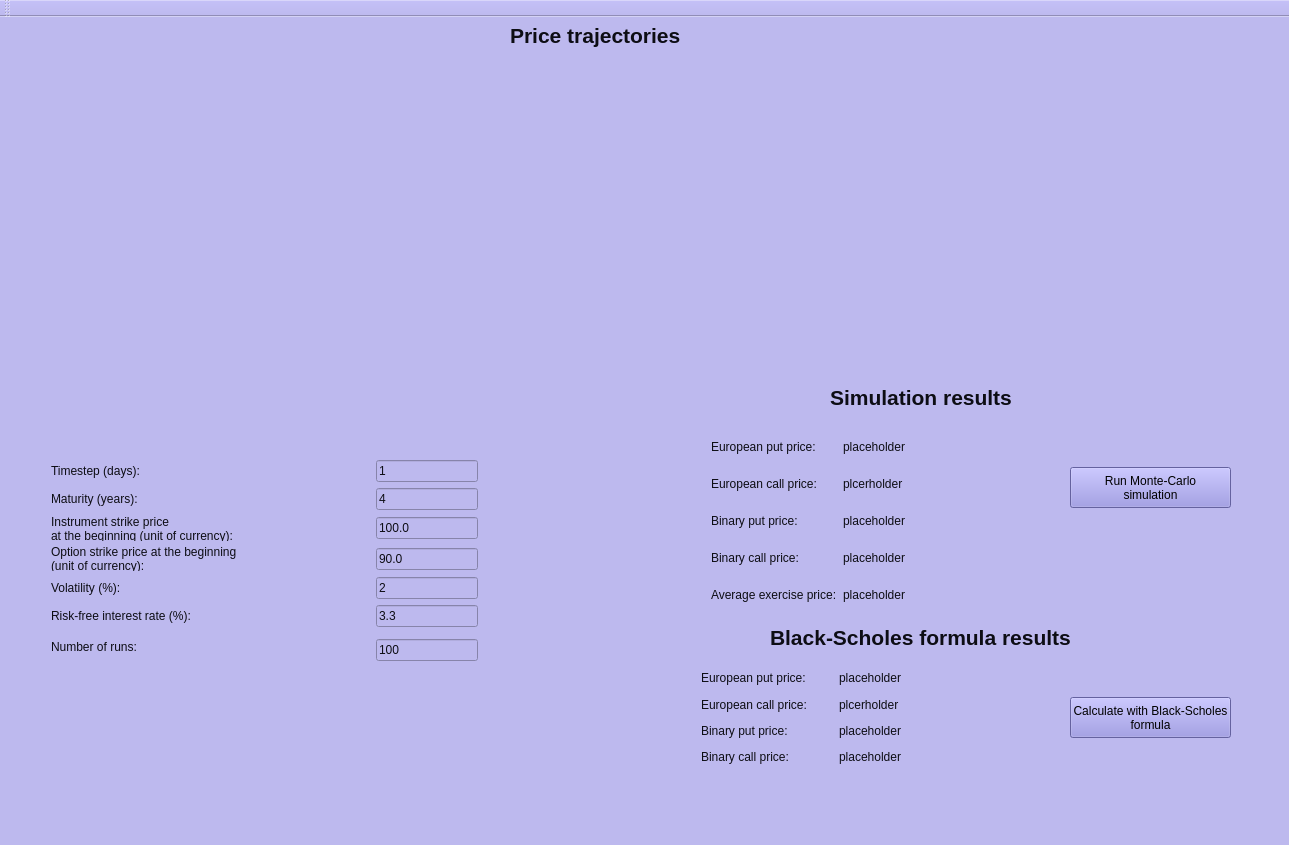
<?xml version="1.0" encoding="UTF-8"?>
<ui version="4.0">
 <class>UserInterface</class>
 <widget class="QMainWindow" name="UserInterface">
  <property name="geometry">
   <rect>
    <x>0</x>
    <y>0</y>
    <width>1289</width>
    <height>845</height>
   </rect>
  </property>
  <property name="sizePolicy">
   <sizepolicy hsizetype="Fixed" vsizetype="Fixed">
    <horstretch>0</horstretch>
    <verstretch>0</verstretch>
   </sizepolicy>
  </property>
  <property name="windowTitle">
   <string>Option price simulator</string>
  </property>
  <property name="autoFillBackground">
   <bool>false</bool>
  </property>
  <property name="styleSheet">
   <string notr="true">color: rgb(159, 160, 193);
background-color: rgb(189, 185, 238)</string>
  </property>
  <widget class="QWidget" name="centralWidget">
   <widget class="QCustomPlot" name="plotWidget" native="true">
    <property name="geometry">
     <rect>
      <x>10</x>
      <y>30</y>
      <width>1231</width>
      <height>331</height>
     </rect>
    </property>
   </widget>
   <widget class="QWidget" name="inputparameterstext_2" native="true">
    <property name="geometry">
     <rect>
      <x>690</x>
      <y>370</y>
      <width>461</width>
      <height>21</height>
     </rect>
    </property>
    <property name="font">
     <font>
      <family>Impact</family>
      <pointsize>20</pointsize>
      <weight>75</weight>
      <bold>true</bold>
     </font>
    </property>
    <widget class="QWidget" name="inputparameterstext_3" native="true">
     <property name="geometry">
      <rect>
       <x>0</x>
       <y>0</y>
       <width>551</width>
       <height>21</height>
      </rect>
     </property>
     <property name="font">
      <font>
       <family>Impact</family>
       <pointsize>20</pointsize>
       <weight>75</weight>
       <bold>true</bold>
      </font>
     </property>
     <widget class="QLabel" name="label_12">
      <property name="geometry">
       <rect>
        <x>140</x>
        <y>0</y>
        <width>191</width>
        <height>21</height>
       </rect>
      </property>
      <property name="font">
       <font>
        <family>Tahoma</family>
        <pointsize>16</pointsize>
        <weight>75</weight>
        <bold>true</bold>
       </font>
      </property>
      <property name="styleSheet">
       <string notr="true">color:rgb(13, 13, 20);</string>
      </property>
      <property name="text">
       <string>Simulation results</string>
      </property>
     </widget>
    </widget>
   </widget>
   <widget class="QWidget" name="priceShowWidget" native="true">
    <property name="geometry">
     <rect>
      <x>691</x>
      <y>394</y>
      <width>284</width>
      <height>212</height>
     </rect>
    </property>
    <widget class="QWidget" name="">
     <property name="geometry">
      <rect>
       <x>9</x>
       <y>9</y>
       <width>271</width>
       <height>201</height>
      </rect>
     </property>
     <layout class="QGridLayout" name="gridLayout_3">
      <item row="0" column="0">
       <widget class="QLabel" name="label">
        <property name="styleSheet">
         <string notr="true">color:rgb(13, 13, 20);</string>
        </property>
        <property name="text">
         <string>European put price:</string>
        </property>
       </widget>
      </item>
      <item row="0" column="1">
       <widget class="QLabel" name="label_5">
        <property name="styleSheet">
         <string notr="true">color:rgb(13, 13, 20);</string>
        </property>
        <property name="text">
         <string>placeholder</string>
        </property>
       </widget>
      </item>
      <item row="1" column="0">
       <widget class="QLabel" name="label_2">
        <property name="styleSheet">
         <string notr="true">color:rgb(13, 13, 20);</string>
        </property>
        <property name="text">
         <string>European call price:</string>
        </property>
       </widget>
      </item>
      <item row="1" column="1">
       <widget class="QLabel" name="label_6">
        <property name="styleSheet">
         <string notr="true">color:rgb(13, 13, 20);</string>
        </property>
        <property name="text">
         <string>plcerholder</string>
        </property>
       </widget>
      </item>
      <item row="2" column="0">
       <widget class="QLabel" name="label_3">
        <property name="styleSheet">
         <string notr="true">color:rgb(13, 13, 20);</string>
        </property>
        <property name="text">
         <string>Binary put price:</string>
        </property>
       </widget>
      </item>
      <item row="2" column="1">
       <widget class="QLabel" name="label_7">
        <property name="styleSheet">
         <string notr="true">color:rgb(13, 13, 20);</string>
        </property>
        <property name="text">
         <string>placeholder</string>
        </property>
       </widget>
      </item>
      <item row="3" column="0">
       <widget class="QLabel" name="label_10">
        <property name="styleSheet">
         <string notr="true">color:rgb(13, 13, 20);</string>
        </property>
        <property name="text">
         <string>Binary call price:</string>
        </property>
       </widget>
      </item>
      <item row="3" column="1">
       <widget class="QLabel" name="label_8">
        <property name="styleSheet">
         <string notr="true">color:rgb(13, 13, 20);</string>
        </property>
        <property name="text">
         <string>placeholder</string>
        </property>
       </widget>
      </item>
      <item row="4" column="0">
       <widget class="QLabel" name="label_4">
        <property name="styleSheet">
         <string notr="true">color:rgb(13, 13, 20);</string>
        </property>
        <property name="text">
         <string>Average exercise price:</string>
        </property>
       </widget>
      </item>
      <item row="4" column="1">
       <widget class="QLabel" name="label_9">
        <property name="styleSheet">
         <string notr="true">color:rgb(13, 13, 20);</string>
        </property>
        <property name="text">
         <string>placeholder</string>
        </property>
       </widget>
      </item>
     </layout>
    </widget>
   </widget>
   <widget class="QPushButton" name="pushButton">
    <property name="geometry">
     <rect>
      <x>1070</x>
      <y>450</y>
      <width>161</width>
      <height>41</height>
     </rect>
    </property>
    <property name="styleSheet">
     <string notr="true">color:rgb(0, 0, 0);
background-color:rgb(142, 137, 222)</string>
    </property>
    <property name="text">
     <string>Run Monte-Carlo
simulation</string>
    </property>
   </widget>
   <widget class="QWidget" name="priceShowWidget_2" native="true">
    <property name="geometry">
     <rect>
      <x>1371</x>
      <y>1004</y>
      <width>284</width>
      <height>212</height>
     </rect>
    </property>
    <widget class="QLabel" name="label_13">
     <property name="geometry">
      <rect>
       <x>9</x>
       <y>9</y>
       <width>95</width>
       <height>16</height>
      </rect>
     </property>
     <property name="styleSheet">
      <string notr="true">color:rgb(13, 13, 20);</string>
     </property>
     <property name="text">
      <string>European put price:</string>
     </property>
    </widget>
    <widget class="QLabel" name="label_14">
     <property name="geometry">
      <rect>
       <x>220</x>
       <y>9</y>
       <width>55</width>
       <height>16</height>
      </rect>
     </property>
     <property name="styleSheet">
      <string notr="true">color:rgb(13, 13, 20);</string>
     </property>
     <property name="text">
      <string>placeholder</string>
     </property>
    </widget>
    <widget class="QLabel" name="label_15">
     <property name="geometry">
      <rect>
       <x>9</x>
       <y>49</y>
       <width>94</width>
       <height>16</height>
      </rect>
     </property>
     <property name="styleSheet">
      <string notr="true">color:rgb(13, 13, 20);</string>
     </property>
     <property name="text">
      <string>European call price:</string>
     </property>
    </widget>
    <widget class="QLabel" name="label_16">
     <property name="geometry">
      <rect>
       <x>220</x>
       <y>49</y>
       <width>53</width>
       <height>16</height>
      </rect>
     </property>
     <property name="styleSheet">
      <string notr="true">color:rgb(13, 13, 20);</string>
     </property>
     <property name="text">
      <string>plcerholder</string>
     </property>
    </widget>
    <widget class="QLabel" name="label_17">
     <property name="geometry">
      <rect>
       <x>9</x>
       <y>89</y>
       <width>79</width>
       <height>16</height>
      </rect>
     </property>
     <property name="styleSheet">
      <string notr="true">color:rgb(13, 13, 20);</string>
     </property>
     <property name="text">
      <string>Binary put price:</string>
     </property>
    </widget>
    <widget class="QLabel" name="label_18">
     <property name="geometry">
      <rect>
       <x>220</x>
       <y>89</y>
       <width>55</width>
       <height>16</height>
      </rect>
     </property>
     <property name="styleSheet">
      <string notr="true">color:rgb(13, 13, 20);</string>
     </property>
     <property name="text">
      <string>placeholder</string>
     </property>
    </widget>
    <widget class="QLabel" name="label_19">
     <property name="geometry">
      <rect>
       <x>9</x>
       <y>129</y>
       <width>78</width>
       <height>16</height>
      </rect>
     </property>
     <property name="styleSheet">
      <string notr="true">color:rgb(13, 13, 20);</string>
     </property>
     <property name="text">
      <string>Binary call price:</string>
     </property>
    </widget>
    <widget class="QLabel" name="label_20">
     <property name="geometry">
      <rect>
       <x>220</x>
       <y>129</y>
       <width>55</width>
       <height>16</height>
      </rect>
     </property>
     <property name="styleSheet">
      <string notr="true">color:rgb(13, 13, 20);</string>
     </property>
     <property name="text">
      <string>placeholder</string>
     </property>
    </widget>
    <widget class="QLabel" name="label_26">
     <property name="geometry">
      <rect>
       <x>9</x>
       <y>169</y>
       <width>114</width>
       <height>16</height>
      </rect>
     </property>
     <property name="styleSheet">
      <string notr="true">color:rgb(13, 13, 20);</string>
     </property>
     <property name="text">
      <string>Average exercise price:</string>
     </property>
    </widget>
    <widget class="QLabel" name="label_29">
     <property name="geometry">
      <rect>
       <x>220</x>
       <y>169</y>
       <width>55</width>
       <height>16</height>
      </rect>
     </property>
     <property name="styleSheet">
      <string notr="true">color:rgb(13, 13, 20);</string>
     </property>
     <property name="text">
      <string>placeholder</string>
     </property>
    </widget>
   </widget>
   <widget class="QLabel" name="label_30">
    <property name="geometry">
     <rect>
      <x>770</x>
      <y>610</y>
      <width>321</width>
      <height>21</height>
     </rect>
    </property>
    <property name="font">
     <font>
      <family>Tahoma</family>
      <pointsize>16</pointsize>
      <weight>75</weight>
      <bold>true</bold>
     </font>
    </property>
    <property name="styleSheet">
     <string notr="true">color:rgb(13, 13, 20);</string>
    </property>
    <property name="text">
     <string>Black-Scholes formula results</string>
    </property>
   </widget>
   <widget class="QPushButton" name="pushButton_2">
    <property name="geometry">
     <rect>
      <x>1070</x>
      <y>680</y>
      <width>161</width>
      <height>41</height>
     </rect>
    </property>
    <property name="styleSheet">
     <string notr="true">color:rgb(0, 0, 0);
background-color:rgb(142, 137, 222)</string>
    </property>
    <property name="text">
     <string>Calculate with Black-Scholes
formula</string>
    </property>
   </widget>
   <widget class="QWidget" name="priceShowWidget_3" native="true">
    <property name="geometry">
     <rect>
      <x>690</x>
      <y>640</y>
      <width>291</width>
      <height>121</height>
     </rect>
    </property>
    <layout class="QGridLayout" name="gridLayout_4">
     <item row="0" column="0">
      <widget class="QLabel" name="label_31">
       <property name="styleSheet">
        <string notr="true">color:rgb(13, 13, 20);</string>
       </property>
       <property name="text">
        <string>European put price:</string>
       </property>
      </widget>
     </item>
     <item row="0" column="1">
      <widget class="QLabel" name="label_32">
       <property name="styleSheet">
        <string notr="true">color:rgb(13, 13, 20);</string>
       </property>
       <property name="text">
        <string>placeholder</string>
       </property>
      </widget>
     </item>
     <item row="1" column="0">
      <widget class="QLabel" name="label_33">
       <property name="styleSheet">
        <string notr="true">color:rgb(13, 13, 20);</string>
       </property>
       <property name="text">
        <string>European call price:</string>
       </property>
      </widget>
     </item>
     <item row="1" column="1">
      <widget class="QLabel" name="label_34">
       <property name="styleSheet">
        <string notr="true">color:rgb(13, 13, 20);</string>
       </property>
       <property name="text">
        <string>plcerholder</string>
       </property>
      </widget>
     </item>
     <item row="2" column="0">
      <widget class="QLabel" name="label_35">
       <property name="styleSheet">
        <string notr="true">color:rgb(13, 13, 20);</string>
       </property>
       <property name="text">
        <string>Binary put price:</string>
       </property>
      </widget>
     </item>
     <item row="2" column="1">
      <widget class="QLabel" name="label_36">
       <property name="styleSheet">
        <string notr="true">color:rgb(13, 13, 20);</string>
       </property>
       <property name="text">
        <string>placeholder</string>
       </property>
      </widget>
     </item>
     <item row="3" column="0">
      <widget class="QLabel" name="label_37">
       <property name="styleSheet">
        <string notr="true">color:rgb(13, 13, 20);</string>
       </property>
       <property name="text">
        <string>Binary call price:</string>
       </property>
      </widget>
     </item>
     <item row="3" column="1">
      <widget class="QLabel" name="label_38">
       <property name="styleSheet">
        <string notr="true">color:rgb(13, 13, 20);</string>
       </property>
       <property name="text">
        <string>placeholder</string>
       </property>
      </widget>
     </item>
    </layout>
   </widget>
   <widget class="QWidget" name="inputparameterstext_4" native="true">
    <property name="geometry">
     <rect>
      <x>10</x>
      <y>0</y>
      <width>1231</width>
      <height>31</height>
     </rect>
    </property>
    <property name="font">
     <font>
      <family>Impact</family>
      <pointsize>20</pointsize>
      <weight>75</weight>
      <bold>true</bold>
     </font>
    </property>
    <widget class="QLabel" name="label_39">
     <property name="geometry">
      <rect>
       <x>500</x>
       <y>3</y>
       <width>201</width>
       <height>31</height>
      </rect>
     </property>
     <property name="font">
      <font>
       <family>Tahoma</family>
       <pointsize>16</pointsize>
       <weight>75</weight>
       <bold>true</bold>
      </font>
     </property>
     <property name="styleSheet">
      <string notr="true">color:rgb(13, 13, 20);</string>
     </property>
     <property name="text">
      <string>Price trajectories</string>
     </property>
    </widget>
   </widget>
   <widget class="QWidget" name="">
    <property name="geometry">
     <rect>
      <x>29</x>
      <y>415</y>
      <width>471</width>
      <height>251</height>
     </rect>
    </property>
    <layout class="QGridLayout" name="gridLayout">
     <item row="0" column="0">
      <widget class="QWidget" name="inputparameterstext" native="true">
       <property name="font">
        <font>
         <family>Impact</family>
         <pointsize>20</pointsize>
         <weight>75</weight>
         <bold>true</bold>
        </font>
       </property>
       <widget class="QLabel" name="label_11">
        <property name="geometry">
         <rect>
          <x>140</x>
          <y>0</y>
          <width>191</width>
          <height>21</height>
         </rect>
        </property>
        <property name="font">
         <font>
          <family>Tahoma</family>
          <pointsize>16</pointsize>
          <weight>75</weight>
          <bold>true</bold>
         </font>
        </property>
        <property name="styleSheet">
         <string notr="true">color:rgb(13, 13, 20);</string>
        </property>
        <property name="text">
         <string>Input Parameters</string>
        </property>
       </widget>
      </widget>
     </item>
     <item row="1" column="0">
      <widget class="QWidget" name="inputWidget" native="true">
       <layout class="QGridLayout" name="gridLayout_2">
        <item row="0" column="0">
         <widget class="QLabel" name="label_21">
          <property name="styleSheet">
           <string notr="true">color:rgb(13, 13, 20);</string>
          </property>
          <property name="text">
           <string>Timestep (days):</string>
          </property>
         </widget>
        </item>
        <item row="0" column="1" colspan="4">
         <spacer name="horizontalSpacer_6">
          <property name="orientation">
           <enum>Qt::Horizontal</enum>
          </property>
          <property name="sizeHint" stdset="0">
           <size>
            <width>131</width>
            <height>18</height>
           </size>
          </property>
         </spacer>
        </item>
        <item row="0" column="5">
         <widget class="QLineEdit" name="timeStep">
          <property name="styleSheet">
           <string notr="true">color:rgb(13, 13, 20);</string>
          </property>
          <property name="text">
           <string>1</string>
          </property>
         </widget>
        </item>
        <item row="1" column="0">
         <widget class="QLabel" name="label_22">
          <property name="styleSheet">
           <string notr="true">color:rgb(13, 13, 20);</string>
          </property>
          <property name="text">
           <string>Maturity (years):</string>
          </property>
         </widget>
        </item>
        <item row="1" column="1" colspan="4">
         <spacer name="horizontalSpacer_7">
          <property name="orientation">
           <enum>Qt::Horizontal</enum>
          </property>
          <property name="sizeHint" stdset="0">
           <size>
            <width>131</width>
            <height>18</height>
           </size>
          </property>
         </spacer>
        </item>
        <item row="1" column="5">
         <widget class="QLineEdit" name="maturity">
          <property name="styleSheet">
           <string notr="true">color:rgb(13, 13, 20);</string>
          </property>
          <property name="text">
           <string>4</string>
          </property>
         </widget>
        </item>
        <item row="2" column="0" colspan="4">
         <widget class="QLabel" name="label_23">
          <property name="styleSheet">
           <string notr="true">color:rgb(13, 13, 20);</string>
          </property>
          <property name="text">
           <string>Instrument strike price
at the beginning (unit of currency):</string>
          </property>
          <property name="wordWrap">
           <bool>true</bool>
          </property>
         </widget>
        </item>
        <item row="2" column="4">
         <spacer name="horizontalSpacer_8">
          <property name="orientation">
           <enum>Qt::Horizontal</enum>
          </property>
          <property name="sizeHint" stdset="0">
           <size>
            <width>70</width>
            <height>18</height>
           </size>
          </property>
         </spacer>
        </item>
        <item row="3" column="0" colspan="4">
         <widget class="QLabel" name="label_25">
          <property name="styleSheet">
           <string notr="true">color:rgb(13, 13, 20);</string>
          </property>
          <property name="text">
           <string>Option strike price at the beginning (unit of currency):</string>
          </property>
          <property name="wordWrap">
           <bool>true</bool>
          </property>
         </widget>
        </item>
        <item row="3" column="4">
         <spacer name="horizontalSpacer_9">
          <property name="orientation">
           <enum>Qt::Horizontal</enum>
          </property>
          <property name="sizeHint" stdset="0">
           <size>
            <width>70</width>
            <height>13</height>
           </size>
          </property>
         </spacer>
        </item>
        <item row="3" column="5">
         <widget class="QLineEdit" name="K">
          <property name="styleSheet">
           <string notr="true">color:rgb(13, 13, 20);</string>
          </property>
          <property name="text">
           <string>90.0</string>
          </property>
         </widget>
        </item>
        <item row="4" column="0">
         <widget class="QLabel" name="label_24">
          <property name="styleSheet">
           <string notr="true">color:rgb(13, 13, 20);</string>
          </property>
          <property name="text">
           <string>Volatility (%):</string>
          </property>
         </widget>
        </item>
        <item row="4" column="1" colspan="4">
         <spacer name="horizontalSpacer_10">
          <property name="orientation">
           <enum>Qt::Horizontal</enum>
          </property>
          <property name="sizeHint" stdset="0">
           <size>
            <width>131</width>
            <height>18</height>
           </size>
          </property>
         </spacer>
        </item>
        <item row="4" column="5">
         <widget class="QLineEdit" name="volatility">
          <property name="styleSheet">
           <string notr="true">color:rgb(13, 13, 20);</string>
          </property>
          <property name="text">
           <string>2</string>
          </property>
         </widget>
        </item>
        <item row="5" column="0" colspan="3">
         <widget class="QLabel" name="label_27">
          <property name="styleSheet">
           <string notr="true">color:rgb(13, 13, 20);</string>
          </property>
          <property name="text">
           <string>Risk-free interest rate (%):</string>
          </property>
          <property name="wordWrap">
           <bool>true</bool>
          </property>
         </widget>
        </item>
        <item row="5" column="3" colspan="2">
         <spacer name="horizontalSpacer_11">
          <property name="orientation">
           <enum>Qt::Horizontal</enum>
          </property>
          <property name="sizeHint" stdset="0">
           <size>
            <width>90</width>
            <height>18</height>
           </size>
          </property>
         </spacer>
        </item>
        <item row="5" column="5">
         <widget class="QLineEdit" name="riskFree">
          <property name="styleSheet">
           <string notr="true">color:rgb(13, 13, 20);</string>
          </property>
          <property name="text">
           <string>3.3</string>
          </property>
         </widget>
        </item>
        <item row="6" column="0" rowspan="2" colspan="4">
         <widget class="QLabel" name="label_28">
          <property name="styleSheet">
           <string notr="true">color:rgb(13, 13, 20);</string>
          </property>
          <property name="text">
           <string>Number of runs:</string>
          </property>
          <property name="wordWrap">
           <bool>true</bool>
          </property>
         </widget>
        </item>
        <item row="7" column="2" colspan="3">
         <spacer name="horizontalSpacer_12">
          <property name="orientation">
           <enum>Qt::Horizontal</enum>
          </property>
          <property name="sizeHint" stdset="0">
           <size>
            <width>111</width>
            <height>13</height>
           </size>
          </property>
         </spacer>
        </item>
        <item row="7" column="5">
         <widget class="QLineEdit" name="NOofRuns">
          <property name="styleSheet">
           <string notr="true">color:rgb(13, 13, 20);</string>
          </property>
          <property name="text">
           <string>100</string>
          </property>
         </widget>
        </item>
        <item row="2" column="5">
         <widget class="QLineEdit" name="S_0">
          <property name="styleSheet">
           <string notr="true">color:rgb(13, 13, 20);</string>
          </property>
          <property name="text">
           <string>100.0</string>
          </property>
         </widget>
        </item>
       </layout>
      </widget>
     </item>
    </layout>
   </widget>
   <zorder>inputWidget</zorder>
   <zorder>priceShowWidget</zorder>
   <zorder>pushButton</zorder>
   <zorder>inputparameterstext</zorder>
   <zorder>plotWidget</zorder>
   <zorder>inputparameterstext_2</zorder>
   <zorder>priceShowWidget_2</zorder>
   <zorder>label_30</zorder>
   <zorder>pushButton_2</zorder>
   <zorder>priceShowWidget_3</zorder>
   <zorder>inputparameterstext_4</zorder>
  </widget>
  <widget class="QMenuBar" name="menuBar">
   <property name="geometry">
    <rect>
     <x>0</x>
     <y>0</y>
     <width>1289</width>
     <height>21</height>
    </rect>
   </property>
  </widget>
  <widget class="QToolBar" name="mainToolBar">
   <attribute name="toolBarArea">
    <enum>TopToolBarArea</enum>
   </attribute>
   <attribute name="toolBarBreak">
    <bool>false</bool>
   </attribute>
  </widget>
  <widget class="QStatusBar" name="statusBar"/>
 </widget>
 <layoutdefault spacing="6" margin="11"/>
 <customwidgets>
  <customwidget>
   <class>QCustomPlot</class>
   <extends>QWidget</extends>
   <header>qcustomplot.h</header>
   <container>1</container>
  </customwidget>
 </customwidgets>
 <resources/>
 <connections/>
</ui>
